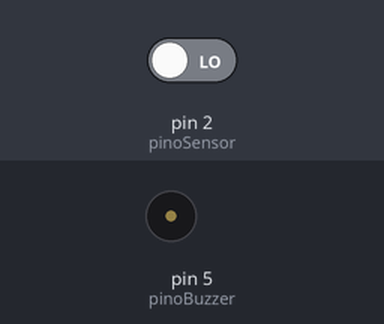
The sketch below on a simulated Arduino Uno, built with avr-gcc and run on an emulated ATmega328P. On the bench: buzzer (waves = sounding, pin HIGH). The test bench sets the inputs (shaded band); at power-on: pin 2 (pinoSensor) LOW.

Above: at 1.2 s.
1.3 s: pin 2 (pinoSensor) driven HIGH
At 2.0 s:
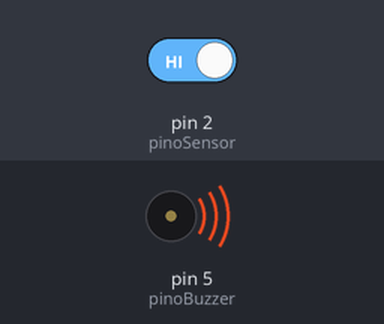
2.9 s: pin 2 (pinoSensor) driven LOW
At 4.4 s:
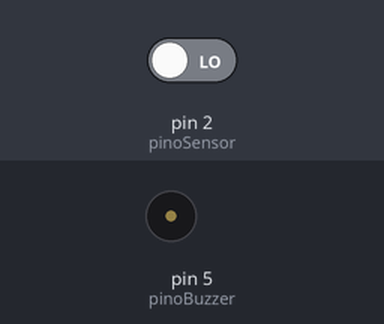
Timing chart, 0 to 5.9 s (numbered marks = the images above; inputs shaded):
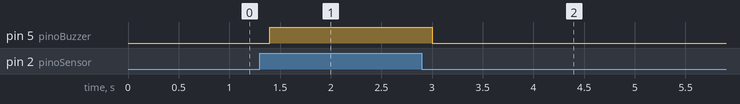

Measured:
- after the input at 1.3 s, pin 5 (pinoBuzzer): LOW → HIGH after 0.10 s
- after the input at 2.9 s, pin 5 (pinoBuzzer): HIGH → LOW after 0.10 s

The sketch:

sensor_touth.ino
```cpp
 const int pinoSensor=2;
 const int pinoBuzzer=5;


 void setup() {
  // put your setup code here, to run once:
  pinMode(pinoSensor,INPUT);
  pinMode(pinoBuzzer,OUTPUT);
}

void loop() {
  // put your main code here, to run repeatedly:
  if (digitalRead(pinoSensor)==HIGH){
    digitalWrite(pinoBuzzer,HIGH);
  }
  else{
    digitalWrite(pinoBuzzer,LOW);
  }
  delay(200);


}
```
